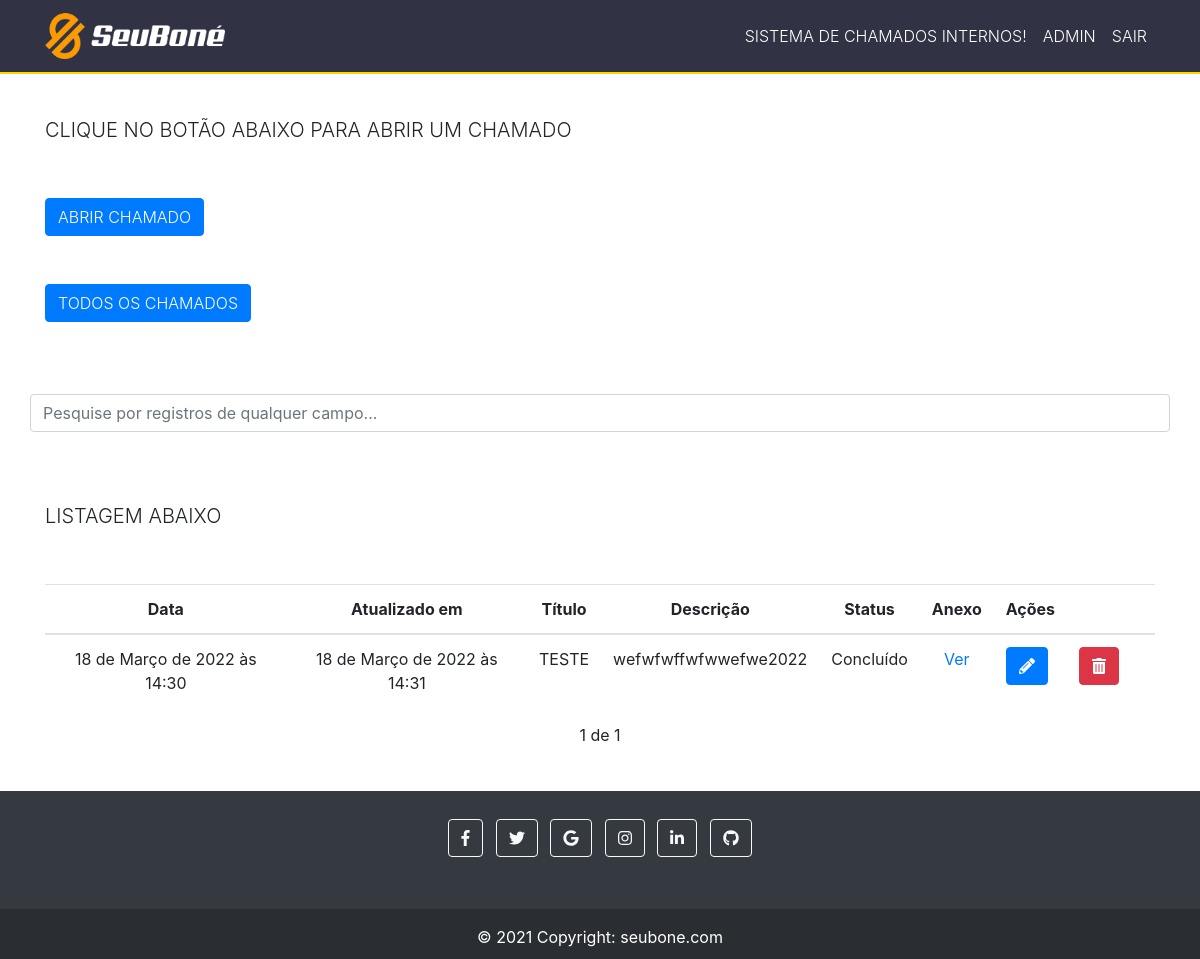
The page / (signed in) on the database as committed earlier.
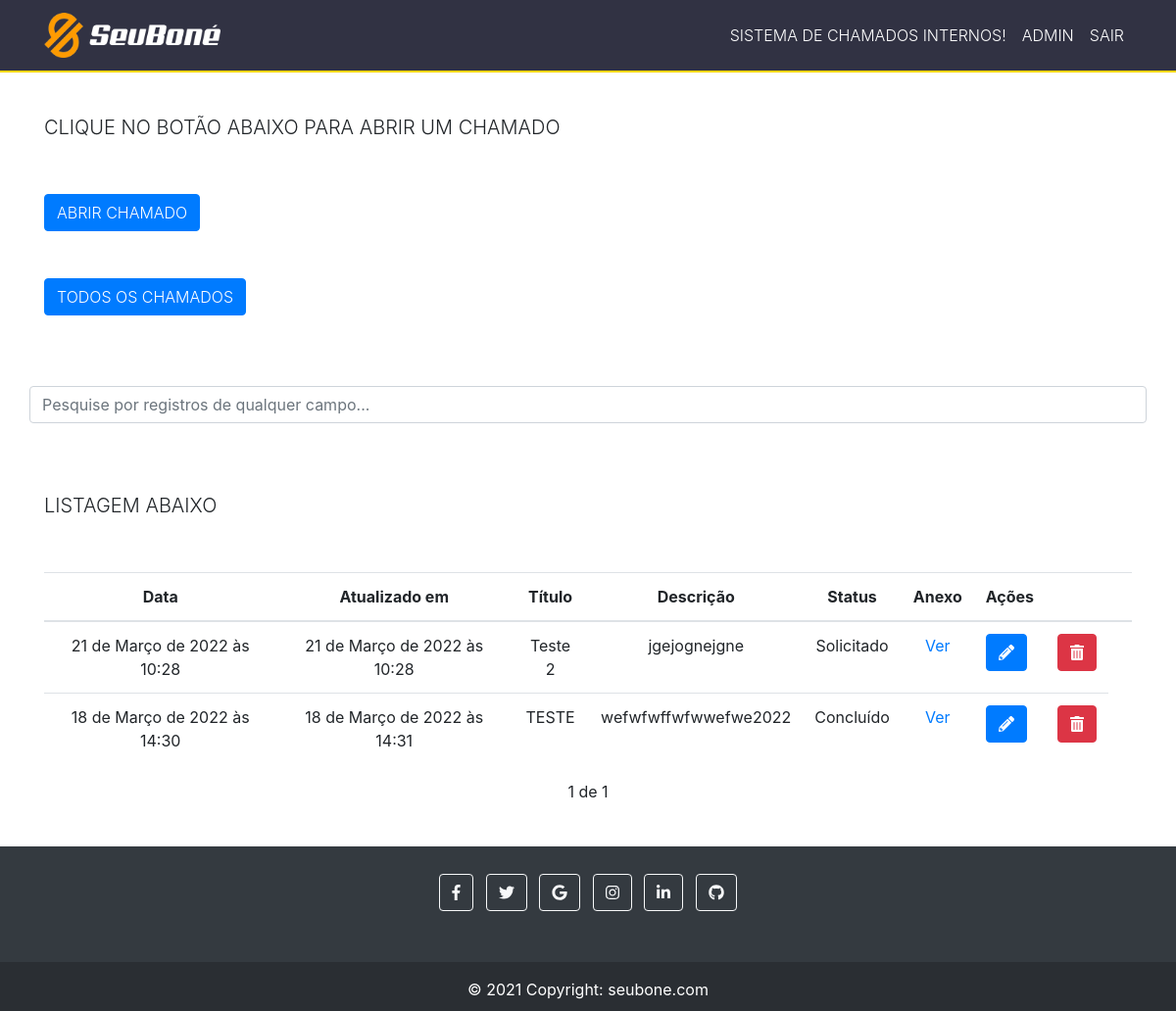
The same page on the database as committed later.
### chamados_gerais/models.py (models this page shows, shortened)
class Chamado_geral(models.Model):
    STATUS = (
        ('Solicitado', 'Solicitado'),       # Solicitado
        ('Em_andamento', 'Em_andamento'),   # em andamento
        ('Concluído', 'Concluído'),         # concluido
    )
    titulo = models.CharField("Título:", max_length=255)
    descrição = models.TextField("Descrição:")
    arquivo = models.FileField("Anexo:", upload_to='',  blank=True, null=True)
    Status = models.CharField(
        max_length=20,
        choices=STATUS,
    )
    user = models.ForeignKey(get_user_model(), on_delete=models.CASCADE)
    created_at = models.DateTimeField(auto_now_add=True)
    updated_at = models.DateTimeField(auto_now=True)

### chamados_gerais/views.py (the view)
# urls.py: path('', views.chamadosList, name='chamados-list'),
@login_required
def chamadosList(request): #request é a requisição do django
    chamados_list = Chamado_geral.objects.all().order_by('-created_at').filter(user=request.user)  #Pegando todas os chamados do banco para o template.
    paginator = Paginator(chamados_list, 10)
    page = request.GET.get('page')
    chamados = paginator.get_page(page)
    return render(request, 'chamados/list.html', {'chamados': chamados})

### chamados_gerais/templates/chamados/list.html (shortened to what this page needs)
{% extends 'base.html' %}
{% block content %}
<br>
<div class="container titulo" >
    <h5 class="text-uppercase font-weight-light text-monospace">Clique no botão abaixo para abrir um chamado</h5>
</div>
<br>
<br>
            <div class="container" >
                <a href="newChamado/" >
                        <button type="button" class="btn btn-primary botao text-uppercase font-weight-light text-monospace">Abrir chamado</button>
                </a>
                <br>
                <br>
                <br>
                <a href="chamadosGerais/" >
                     <button type="button" class="btn btn-primary botao text-uppercase font-weight-light text-monospace">Todos os chamados</button>
                 </a>
                 <br>
                 <br>
                 <br>
                 <br>
            </div>
            <div class="col-12 container ajustePesquisar" >
                <input class="form-control container" id="myInput" type="text" placeholder="Pesquise por registros de qualquer campo..." >
             </div>
             <br>
    <br>
    <br>
    <div class="container" >
        <h5 class="text-uppercase font-weight-light text-monospace">Listagem abaixo</h5>
    </div>
    <br>
    <br>
    <div class="container" >
    <div class="tabela">
        <table class="table">
            <thead>
            <tr>
                <th style="text-align: center;" >Data</th>
                <th style="text-align: center;" >Atualizado em</th>
                <th style="text-align: center;" >Título</th>
                <th style="text-align: center;" >Descrição</th>
                <th style="text-align: center;" >Status</th>
                <th style="text-align: center;" >Anexo</th>
                <th style="text-align: center;" >Ações</th>
                <th></th>
                <th></th>
            </tr>
            </thead>
            <tbody id="myTable" class="alinhar">
            {% for chamado in chamados %}
            <tr>
                <td style="text-align: center;" >{{chamado.created_at}}</td>
                <td style="text-align: center;" >{{chamado.updated_at}}</td>
                <td style="text-align: center;" >{{chamado.titulo}}</td>
                <td style="text-align: center;" >{{chamado.descrição}}</td>
                <td style="text-align: center;" >{{chamado.Status}}</a></td>
                <td style="text-align: center;" ><a href="/midia/{{chamado.arquivo}}" >Ver</a></td>
                <td>
                    <a href="edit/{{chamado.id}}" ><button type="button" class="btn btn-primary"><i class="fas fa-pencil-alt"></i></button></a>
                </td>
                <td>
                    <a href="delete/{{chamado.id}}" class="delete-btn" ><button type="button" class="btn btn-danger"><i class="fas fa-trash-alt"></i></button></a>
                </td>
            </tr>
            {% endfor %}
            </tbody>
        </table>
        <div class="pagination" >
            <span class="step-links" >
                <span class="current" >
                    {{ chamados.number }} de {{ chamados.paginator.num_pages }}
                </span>
            </span>
        </div>
        <br>
        <br>
        <br>
        <br>
        <br>
        <br>
        <br>
        <br>
        </div>
    </div>
{% endblock %}

Rows that differ between the two databases and show on the page:
added Chamado_geral: created_at "21 de Março de 2022 às 10:28", updated_at "21 de Março de 2022 às 10:28", titulo "Teste 2", descrição "jgejognejgne", Status "Solicitado"
